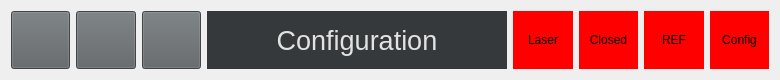
   <widget class="QWidget" name="horizontalLayoutWidget_2">
    <property name="geometry">
     <rect>
      <x>10</x>
      <y>0</y>
      <width>780</width>
      <height>80</height>
     </rect>
    </property>
    <layout class="QHBoxLayout" name="horizontalLayout_3">
     <item>
      <widget class="QPushButton" name="backBtn">
       <property name="minimumSize">
        <size>
         <width>0</width>
         <height>0</height>
        </size>
       </property>
       <property name="maximumSize">
        <size>
         <width>999</width>
         <height>999</height>
        </size>
       </property>
       <property name="font">
        <font>
         <pointsize>10</pointsize>
         <weight>75</weight>
         <bold>true</bold>
        </font>
       </property>
       <property name="styleSheet">
        <string notr="true">background-color: rgb(92, 97, 100);
color: rgb(175, 177, 179);
</string>
       </property>
       <property name="text">
        <string/>
       </property>
       <property name="icon">
        <iconset>
         <normaloff>../Icons/backIcon2.png</normaloff>../Icons/backIcon2.png</iconset>
       </property>
       <property name="iconSize">
        <size>
         <width>32</width>
         <height>32</height>
        </size>
       </property>
      </widget>
     </item>
     <item>
      <widget class="QPushButton" name="helpBtn">
       <property name="minimumSize">
        <size>
         <width>0</width>
         <height>0</height>
        </size>
       </property>
       <property name="maximumSize">
        <size>
         <width>100</width>
         <height>100</height>
        </size>
       </property>
       <property name="font">
        <font>
         <pointsize>10</pointsize>
         <weight>75</weight>
         <bold>true</bold>
        </font>
       </property>
       <property name="cursor">
        <cursorShape>ArrowCursor</cursorShape>
       </property>
       <property name="toolTip">
        <string>&lt;html&gt;&lt;head/&gt;&lt;body&gt;&lt;p&gt;&lt;img src=&quot;:/newPrefix/helpIcon.png&quot;/&gt;&lt;/p&gt;&lt;/body&gt;&lt;/html&gt;</string>
       </property>
       <property name="styleSheet">
        <string notr="true">background-color: rgb(92, 97, 100);
color: rgb(175, 177, 179);
</string>
       </property>
       <property name="text">
        <string/>
       </property>
       <property name="icon">
        <iconset>
         <normaloff>../Icons/helpIcon.png</normaloff>../Icons/helpIcon.png</iconset>
       </property>
       <property name="iconSize">
        <size>
         <width>32</width>
         <height>64</height>
        </size>
       </property>
       <property name="flat">
        <bool>false</bool>
       </property>
      </widget>
     </item>
     <item>
      <widget class="QPushButton" name="homeBtn">
       <property name="minimumSize">
        <size>
         <width>0</width>
         <height>0</height>
        </size>
       </property>
       <property name="maximumSize">
        <size>
         <width>100</width>
         <height>100</height>
        </size>
       </property>
       <property name="font">
        <font>
         <pointsize>10</pointsize>
         <weight>75</weight>
         <bold>true</bold>
        </font>
       </property>
       <property name="styleSheet">
        <string notr="true">background-color: rgb(92, 97, 100);
color: rgb(175, 177, 179);
</string>
       </property>
       <property name="text">
        <string/>
       </property>
       <property name="icon">
        <iconset>
         <normaloff>../Icons/homeIcon.png</normaloff>../Icons/homeIcon.png</iconset>
       </property>
       <property name="iconSize">
        <size>
         <width>32</width>
         <height>32</height>
        </size>
       </property>
      </widget>
     </item>
     <item>
      <widget class="QLabel" name="pageTitle">
       <property name="minimumSize">
        <size>
         <width>300</width>
         <height>0</height>
        </size>
       </property>
       <property name="font">
        <font>
         <pointsize>20</pointsize>
         <weight>50</weight>
         <bold>false</bold>
        </font>
       </property>
       <property name="styleSheet">
        <string notr="true">background-color: rgb(54, 57, 59);
color: rgb(226, 226, 226);</string>
       </property>
       <property name="text">
        <string>Configuration</string>
       </property>
       <property name="alignment">
        <set>Qt::AlignCenter</set>
       </property>
      </widget>
     </item>
     <item>
      <widget class="QLabel" name="laserLight">
       <property name="minimumSize">
        <size>
         <width>0</width>
         <height>0</height>
        </size>
       </property>
       <property name="maximumSize">
        <size>
         <width>999</width>
         <height>9999</height>
        </size>
       </property>
       <property name="styleSheet">
        <string notr="true">background-color: red;
color: rgb(0, 0, 0);</string>
       </property>
       <property name="text">
        <string>Laser</string>
       </property>
       <property name="alignment">
        <set>Qt::AlignCenter</set>
       </property>
      </widget>
     </item>
     <item>
      <widget class="QLabel" name="closedLight">
       <property name="minimumSize">
        <size>
         <width>0</width>
         <height>0</height>
        </size>
       </property>
       <property name="maximumSize">
        <size>
         <width>9999</width>
         <height>999</height>
        </size>
       </property>
       <property name="styleSheet">
        <string notr="true">background-color: red;
color: rgb(0, 0, 0);</string>
       </property>
       <property name="text">
        <string>Closed</string>
       </property>
       <property name="alignment">
        <set>Qt::AlignCenter</set>
       </property>
      </widget>
     </item>
     <item>
      <widget class="QLabel" name="refLight">
       <property name="minimumSize">
        <size>
         <width>0</width>
         <height>0</height>
        </size>
       </property>
       <property name="maximumSize">
        <size>
         <width>9999</width>
         <height>9999</height>
        </size>
       </property>
       <property name="styleSheet">
        <string notr="true">background-color: red;
color: rgb(0, 0, 0);</string>
       </property>
       <property name="text">
        <string>REF</string>
       </property>
       <property name="alignment">
        <set>Qt::AlignCenter</set>
       </property>
      </widget>
     </item>
     <item>
      <widget class="QLabel" name="configLight">
       <property name="minimumSize">
        <size>
         <width>0</width>
         <height>0</height>
        </size>
       </property>
       <property name="maximumSize">
        <size>
         <width>9999</width>
         <height>9999</height>
        </size>
       </property>
       <property name="styleSheet">
        <string notr="true">background-color: red;
color: rgb(0, 0, 0);</string>
       </property>
       <property name="text">
        <string>Config</string>
       </property>
       <property name="alignment">
        <set>Qt::AlignCenter</set>
       </property>
      </widget>
     </item>
    </layout>
   </widget>
